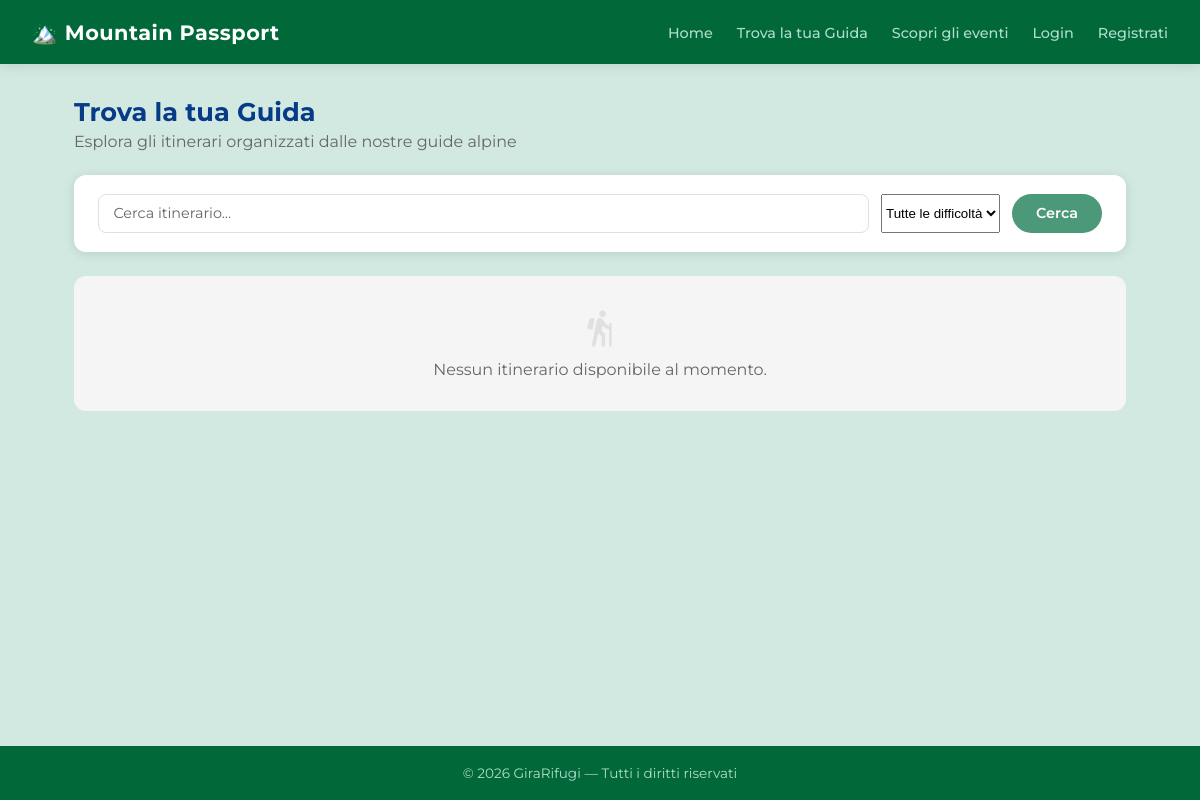
Before: /guide/ with the older database file.
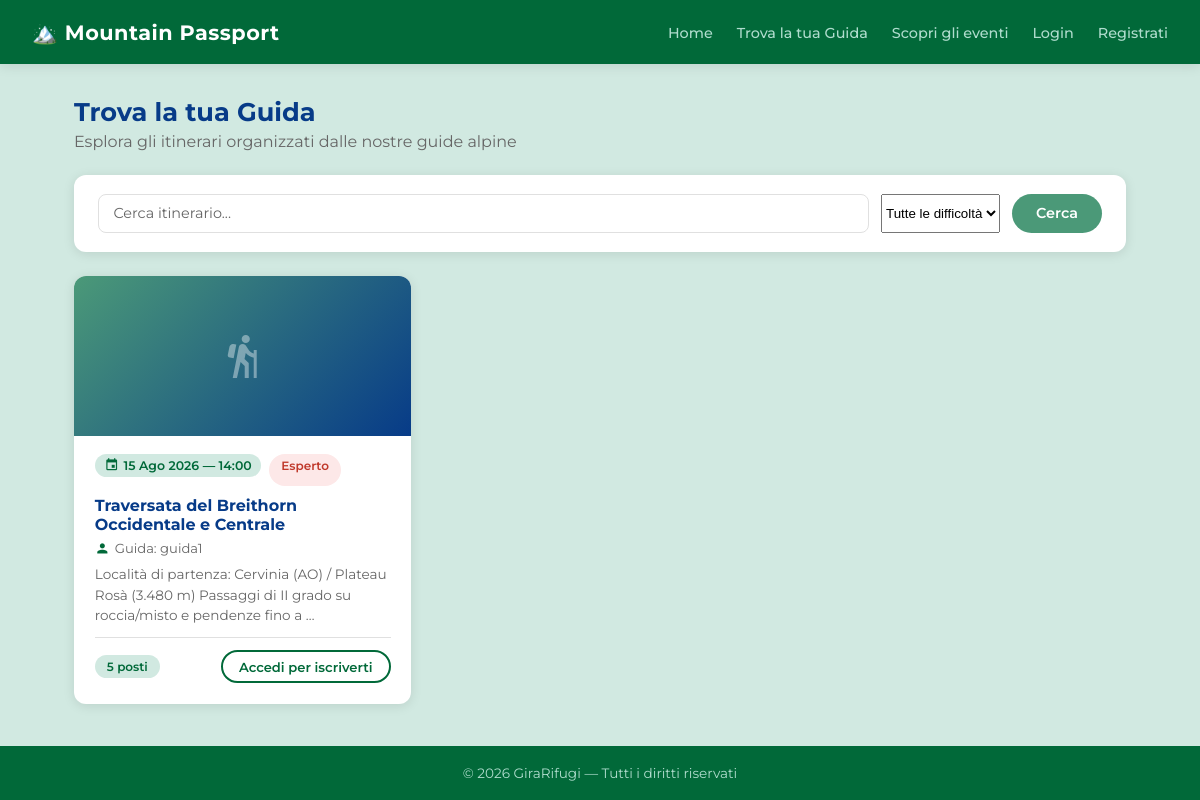
After: the same page with the newer database file.
### rifugi/models.py (models this page shows, shortened)
class Itinerario(models.Model):
    guida = models.ForeignKey(
            User,
            on_delete=models.CASCADE,
            related_name='itinerari'
        )
    titolo = models.CharField(max_length=200)
    descrizione = models.TextField(blank=True)
    rifugi = models.ManyToManyField(Rifugio, related_name='itinerari', blank=True)
    data = models.DateField()
    ora = models.TimeField(blank=True, null=True)
    difficolta = models.CharField(max_length=20, choices=[
        ('facile', 'Facile'),
        ('medio', 'Medio'),
        ('difficile', 'Difficile'),
        ('esperto', 'Esperto'),
    ], default='facile')
    posti_disponibili = models.IntegerField(default=0)
    class Meta:
        verbose_name_plural = "Itinerari"
        ordering = ['data']

### rifugi/views.py (the view)
# urls.py: path('guide/', views.guide, name='guide'),
def guide(request):
    from datetime import date
    qs = Itinerario.objects.select_related('guida').prefetch_related('iscrizioni').filter(data__gte=date.today())
    q = request.GET.get('q', '')
    difficolta = request.GET.get('difficolta', '')
    if q:
        qs = qs.filter(titolo__icontains=q)
    if difficolta:
        qs = qs.filter(difficolta=difficolta)
    iscrizioni_utente = []
    if request.user.is_authenticated:
        iscrizioni_utente = list(
            IscrizioneItinerario.objects.filter(escursionista=request.user).values_list('itinerario_id', flat=True)
        )
    return render(request, 'guide.html', {
        'itinerari': qs,
        'iscrizioni_utente': iscrizioni_utente,
        'q': q,
        'difficolta': difficolta,
    })

### templates/guide.html (shortened to what this page needs)
{% extends 'base.html' %}
{% block content %}
<div class="page-header">
    <h2>Trova la tua Guida</h2>
    <p>Esplora gli itinerari organizzati dalle nostre guide alpine</p>
</div>
<div class="search-bar" style="margin-bottom:1.5rem;">
    <form method="get" style="display:flex; gap:0.75rem; flex-wrap:wrap; width:100%;">
        <input type="text" name="q" placeholder="Cerca itinerario..." value="{{ q }}">
        <select name="difficolta">
            <option value="">Tutte le difficoltà</option>
        </select>
        <button type="submit" class="btn btn-primary">Cerca</button>
    </form>
</div>
{% if itinerari %}
<div class="eventi-grid">
    {% for it in itinerari %}
    <div class="evento-card">
        <div class="evento-card-placeholder" style="background: linear-gradient(135deg, var(--green) 0%, var(--blue-dark) 100%); display:flex; align-items:center; justify-content:center;">
            <span class="material-icons" style="font-size:3rem; color:rgba(255,255,255,0.4);">hiking</span>
        </div>
        <div class="evento-card-body">
            <div style="display:flex; gap:0.5rem; flex-wrap:wrap; margin-bottom:0.6rem;">
                <span class="evento-data-badge">
                    <span class="material-icons">event</span>
                    {{ it.data|date:"d M Y" }}{% if it.ora %} — {{ it.ora|time:"H:i" }}{% endif %}
                </span>
                <span class="badge
                    {% if it.difficolta == 'facile' %}badge-green
                    {% elif it.difficolta == 'medio' %}badge-blue
                    {% elif it.difficolta == 'difficile' %}badge-gray
                    {% else %}badge-red{% endif %}">
                    {{ it.get_difficolta_display }}
                </span>
            </div>
            <h3>{{ it.titolo }}</h3>
            <p class="evento-rifugio">
                <span class="material-icons">person</span>
                Guida: {{ it.guida.username }}
            </p>
            {% if it.descrizione %}
            <p class="evento-descrizione">{{ it.descrizione|truncatewords:20 }}</p>
            {% endif %}
            <div class="evento-footer">
                <span class="badge {% if it.posti_disponibili > 0 %}badge-green{% else %}badge-red{% endif %}">
                    {% if it.posti_disponibili > 0 %}
                        {{ it.posti_disponibili }} posti
                    {% else %}
                        Sold out
                    {% endif %}
                </span>
                {% if user.is_authenticated and user.groups.all.0.name == 'Escursionista' %}
                    {% if it.pk in iscrizioni_utente %}
                    <span class="badge badge-green">
                        <span class="material-icons" style="font-size:0.85rem; vertical-align:middle;">check</span>
                        Iscritto
                    </span>
                    {% elif it.posti_disponibili > 0 %}
                    <form method="post" action="{% url 'iscriviti_itinerario' it.pk %}">
                        {% csrf_token %}
                        <button type="submit" class="btn btn-primary btn-sm">Iscriviti</button>
                    </form>
                    {% endif %}
                {% elif not user.is_authenticated %}
                <a href="/accounts/login/" class="btn btn-outline btn-sm">Accedi per iscriverti</a>
                {% endif %}
            </div>
        </div>
    </div>
    {% endfor %}
</div>
{% else %}
<div class="empty-state">
    <span class="material-icons">hiking</span>
    <p>Nessun itinerario disponibile al momento.</p>
</div>
{% endif %}
{% endblock %}

Changed rows visible on the page:
added Itinerario: data "15 Ago 2026", ora "14:00", difficolta "Esperto", titolo "Traversata del Breithorn Occidentale e Centrale", guida.username "guida1", descrizione "Località di partenza: Cervinia (AO) / Plateau Rosà (3.480 m) Passaggi di II grado su roccia/misto e pendenze fino a …", posti_disponibili "5"
Other visible differences:
text no longer shown: "Nessun itinerario disponibile al momento."
